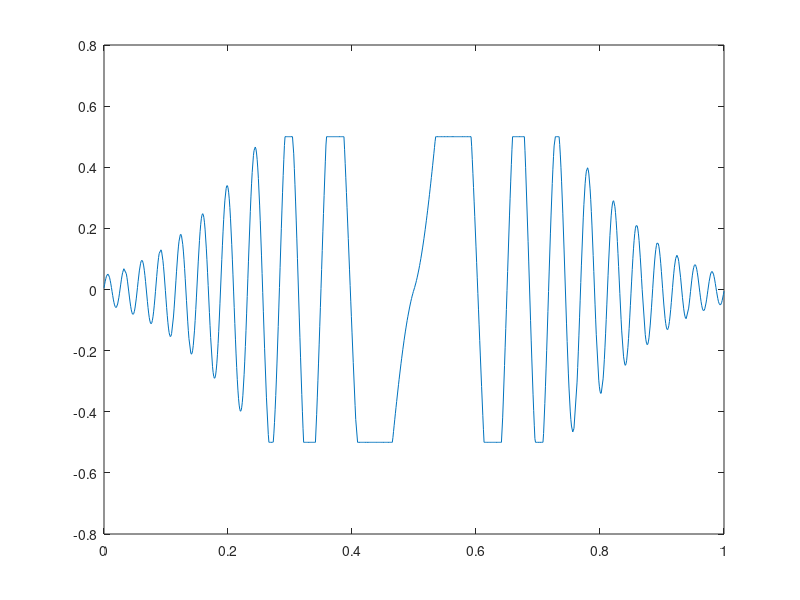
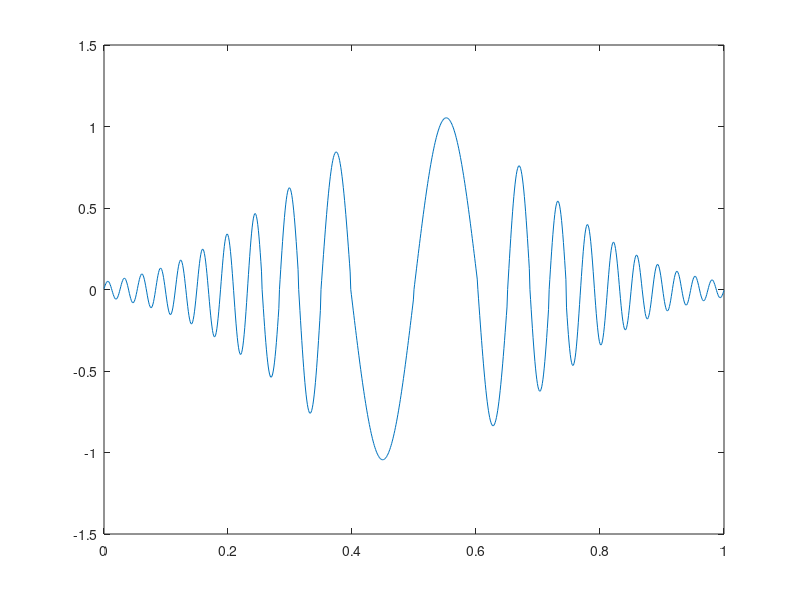

These charts were generated, in order, by the following MATLAB code:
clc,close all;

file=load('satuSignal.mat');
x=file.tsat;
y=file.fsat;
xC=x;
yC=y;
i=3;

figure(1)
plot(x,y)
%%% in order to have evenly spaced values in our provided data
while x(i)<1
    dist = x(i)- x(i-1);
    %%% Use newtons divided quadratic difference to evenly space data
    %%% Space between points (0.001...)
    if (dist>0.0012) 
      newX= x(i-1)+.001;
      b0=y(i-2);
      b1=(y(i-1)-b0)/(x(i-1)-x(i-2));
      b2=((y(i)-y(i-1))/(x(i)-x(i-1))-b1)/(x(i)-x(i-2));
      newY= b0+b1*(newX-x(i-2))+b2*(newX-x(i-2))*(newX-x(i-1));
      %%% we cannot have values above .5
      if newY>.5 
      newY=.5;
      end
      if newY<-.5
      newY=-.5;
      end
      %%% Insert new point to array. 
      x=[x(1:i-1) newX x(i:end)];
      y=[y(1:i-1) newY y(i:end)];
    end
     i=i+1;   
end

i=1;
while x(i)<1
    if abs(y(i))>=.5
        k=0;
        j=0;
        %%% K is end of saturation
        while abs(y(i+k))>=.5
            k=k+1;
        end
           
        %%% Continue moving left through data set (by using j=j-1)
        %%until the sign of y(i+j)*y(i) changes. This validates that the
        %%point y(i+j) is the data point close to zero .
        while y(i+j)*y(i)>0
        j=j-1;
        end
        p1=i+j;%p1 and p2 are the indexes, (not the values)
        j=0;
        %%% Continue moving right through data set until the sign changes,
        %%% just as above (but right)
        while y(i+k+j-1)*y(i+k)>0
        j=j+1;
        end
        p2=i+k+j;
        per=(x(p2)-x(p1))*2;
        f=2*pi/per;
       
        %%% We are finding the proportion between the first saturation point and the
        %%% nearest left root over the entire period.. Then we applied this
        %%% proportion to the full period (2pi) and then made a relation to
        %%% the sine function. Then we scaled the saturation point over
        %%% this factor. This allowed us to find the amplitude of the sine
        %%% function using A = .5/B where B = sin(2*pi*(x(i)-x(p1))/per)
        A1=y(i)/sin(2*pi*(x(i)-x(p1))/per);
        A2=y(i)/sin(2*pi*(x(p2)-x(i+k))/per);
        %%% We apply the above mentioned method to find the
        %%% proporitions from the left and the right, in order to find the
        %%% mean. This is because the signal is not perfectly symmetrical.
        A=(A1+A2)/2;

         %%% Go from p1 to p2 and change the values to the results of the
         %%% following function: y = A*sin(Fx) where A is amplitude and F is
         %%% frequency. The subtraction of x(p1) is to displace the sine
         %%% function to start it at a value of 0
         j=p1-i;
         while(i+j<p2)
            y(i+j)=A*sin(f*(x(i+j)-x(p1)));
            j=j+1;
        end
        i=p2;
    else
       i=i+1;
    end 
end   
figure(2)
plot(x,y)


%%%Problem 1 and Problem 2: Find derivative to left when derivative is going close to
%%%zero will be the crest. (same for right) 
%%% Make starting point 0.5, make a counter of 4, go to the left and record
%%% each time derivative is at zero then continue left. If function value at that point is negative then its a valley, if its positive its a crest
%%% Same for right. 

i = floor(size(x,2)/2); %% start at half of the array
counter = 0;
Error = .001;
leftCrests = [];
leftValleys = [];

%%% Go to left and find valleys and crests
while counter < 4
    
    %%% Take forward and centered derivative then find the one that is
    %%% smaller, we do this because the method makes both flat valleys/crests and
    %%% pointy (triangle shaped) valleys/crests. The derivative of these triangular shaped
    %%% valleys/crests will never equal zero because they always have a
    %%% slope. Thus we need the centered difference for them.
    dyForward = (y(i+1)-y(i))/(2*(x(i+1))-x(i));
    dyCentered= (y(i+1)-y(i-1))/(2*(x(i+1))-x(i-1));
    dyFinal = min(abs(dyForward), abs(dyCentered));
    
    if abs(dyFinal) < Error
        if y(i) > 0 
           leftCrests = [leftCrests; [x(i), y(i)]];
        elseif y(i) < 0
           leftValleys = [leftValleys; [x(i), y(i)]];
        end
        counter = counter + 1;
        i = i - floor(size(x, 2)*.005); %%% Skip .5% of array size
    else
        i = i - 1;
    end
    
    %%% make sure we never crash because we ran out of data
    if( i < 5)
       break; 
    end
end
disp("Crests:")
disp(leftCrests)
disp("Valleys:")
disp(leftValleys)



%%% Right is same as above but positive


%%% Problem 3: Take second derivative of functions where they its zero.

%%% Problem 4: 

disp(strcat("Time signal is above 0.5: ", num2str(size(find(y>.5),2)* .001), " seconds"))
%%% Problem 5:
disp(strcat("Time signal is below -0.8: ", num2str(size(find(y<-.8),2)* .001), " seconds"))
%%% Probme 6: 
disp(strcat("Time signal is below 0.1: ", num2str(size(find(y<.1),2)* .001), " seconds"))


